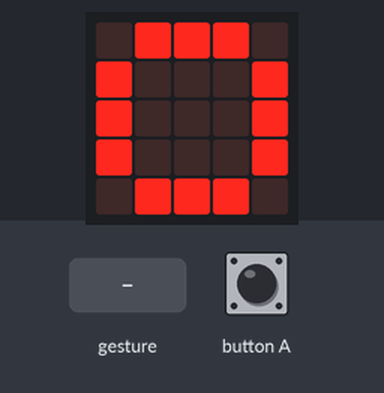
This program was run on a simulated BBC micro:bit running MicroPython. On the bench: the board's 5×5 LED display. Inputs (shaded band) come from the test bench. Random numbers come from a fixed seed; a tilt is held for 1.5 s and a shake lasts 1 s, then the board lies face up again.

Above: at 1.2 s.
1.3 s: button A pressed for 0.15 s
At 2.5 s:
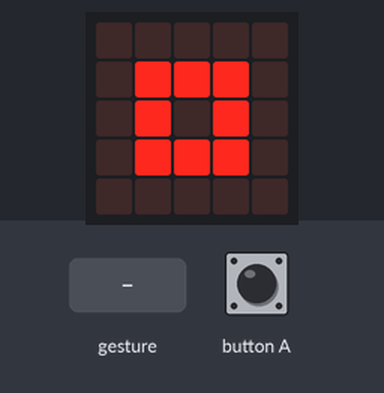
2.9 s: gesture 'shake'
At 5.5 s:
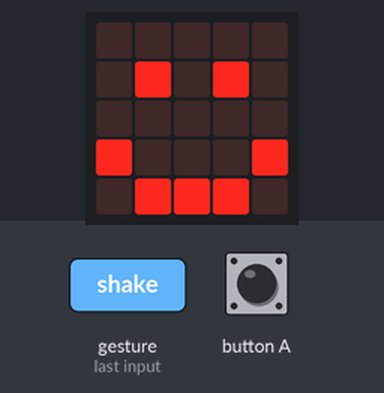
5.9 s: button A pressed for 1 s
At 7.2 s:
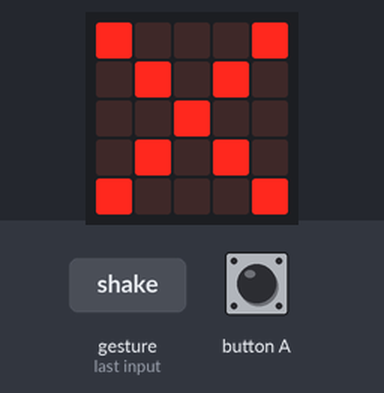
8.4 s: gesture 'shake'
At 10.9 s:
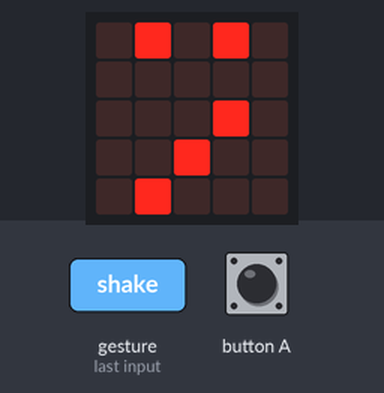
11.4 s: gesture 'shake'
At 14.0 s:
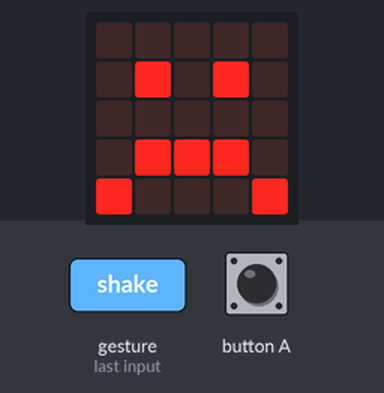
14.4 s: button A pressed for 3.2 s
At 14.9 s:
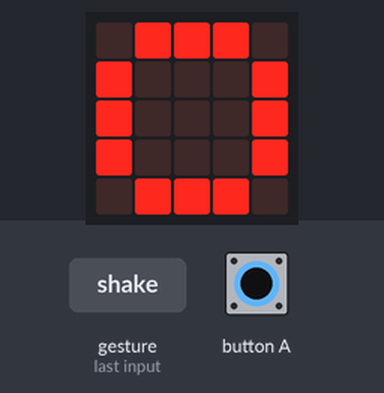
Timing chart, 0 to 17.4 s (numbered marks = the images above; inputs shaded):
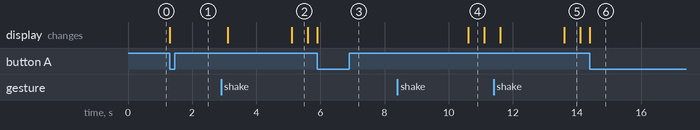

The program:

jokenpo.py
```python
# Escreva o seu código aqui :-)
from microbit import *
import random

opcoes = ["pedra","papel","tesoura"]

jokenpo = 0

while True:
#'''
    tesoura = Image('90009:09090:00900:09090:90009')  #X
    pedra = Image("09990:90009:90009:90009:09990")      #O
    papel = Image.SQUARE_SMALL

    while accelerometer.is_gesture("shake") == False:
        if(button_a.was_pressed()):
            jokenpo += 1
        if (jokenpo > 2):
            jokenpo = 0

        if (jokenpo == 0):
            escolhido_player = "pedra"
            display.show(pedra)
        if (jokenpo == 1):
            escolhido_player = "papel"
            display.show(papel)
        if (jokenpo == 2):
            escolhido_player = "tesoura"
            display.show(tesoura)

        #if accelerometer.was_gesture("shake"):
        #    break;
    #'''

    if accelerometer.was_gesture("shake"):
        escolhido = random.choice(opcoes)
        #display.scroll(escolhido)
        if(escolhido == "pedra"):
            display.show(pedra)
            sleep(2000)
        elif(escolhido == "papel"):
            display.show(papel)
            sleep(2000)
        elif(escolhido == "tesoura"):
            display.show(tesoura)
            sleep(2000)

    if(escolhido_player == "pedra"):
        if(escolhido == "tesoura"):
            display.show(Image.HAPPY)
        if(escolhido == "pedra"):
            display.show(Image.MEH)
        if(escolhido == "papel"):
            display.show(Image.SAD)

    if(escolhido_player == "papel"):
        if(escolhido == "tesoura"):
            display.show(Image.SAD)
        if(escolhido == "pedra"):
            display.show(Image.HAPPY)
        if(escolhido == "papel"):
            display.show(Image.MEH)

    if(escolhido_player == "tesoura"):
        if(escolhido == "tesoura"):
            display.show(Image.MEH)
        if(escolhido == "pedra"):
            display.show(Image.SAD)
        if(escolhido == "papel"):
            display.show(Image.HAPPY)

    sleep(500)
```

Measured:
- after the input at 1.3 s, the display: changes at once (image 1)
- after the input at 2.9 s, the display: first changes after 0.20 s (image 2 shows a later state)
- after the input at 5.9 s, the display: changes at once (image 3)
- after the input at 8.4 s, the display: changes after 2.2 s (image 4)
- after the input at 11.4 s, the display: first changes after 0.20 s (image 5 shows a later state)
- after the input at 14.4 s, the display: changes at once (image 6)
- what the display in image 2 shows lasts 0.5 s, from 5.1 s to 5.6 s
